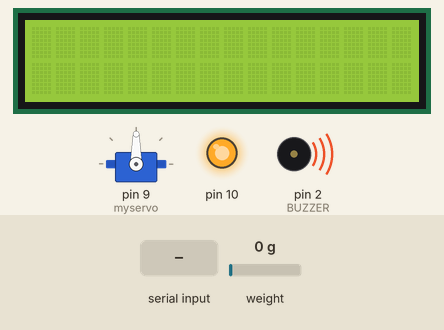
Bench run of a sketch on a simulated Arduino Uno, built with avr-gcc and run on an emulated ATmega328P. Shown: 16×2 character LCD, servo, output pins drawn as LEDs (lit = HIGH), buzzer (waves = sounding). The inputs (shaded band) are chosen by the test bench; at power-on: weight on the scale 0 g. What the sketch prints to the serial monitor is not drawn.

Above: at 3.6 s.
3.7 s: "a" received over Serial
At 5.8 s:
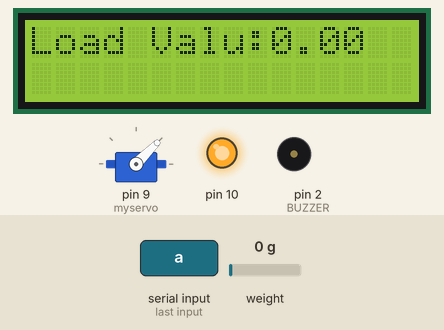
6.7 s: weight on the scale set to 133 g
At 7.2 s:
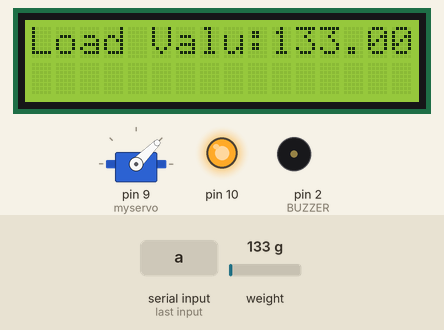
8.2 s: weight on the scale set to 161 g
At 9.8 s:
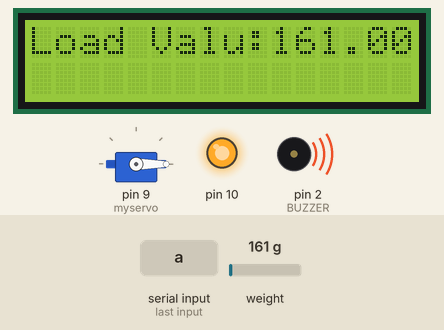
Timing chart, 0 to 11.3 s (numbered marks = the images above; inputs shaded):
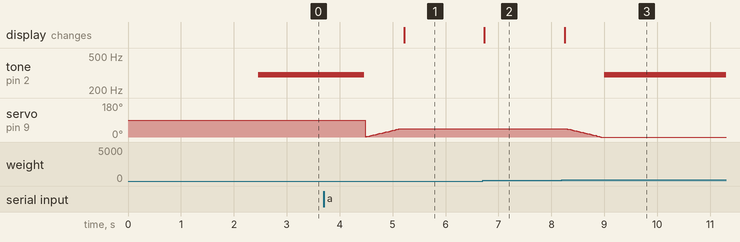

Measured:
- the behaviour switches between 150 and 151 g on weight on the scale (found by bisection; images 2 and 3)
- after the input at 3.7 s, tone on pin 2 (BUZZER): 300 Hz → silent after 0.77 s; the display: changes after 1.5 s (image 1)
- after the input at 6.7 s, the display: changes at once (image 2)
- after the input at 8.2 s, tone on pin 2 (BUZZER): silent → 300 Hz after 0.80 s; servo on pin 9 (myservo): moves from 45° to 0° over 0.66 s, starting after 0.07 s; the display: changes after 0.06 s (image 3)

The sketch:

servo_serial_testing.ino
```cpp
#include<Servo.h>
#include <SPI.h>
#include <HX711_ADC.h>
#include <EEPROM.h>
#include <Wire.h>
#include <LiquidCrystal_I2C.h>
#define open 45
#define close 0
const int HX711_dout = 4; //mcu > HX711 dout pin
const int HX711_sck = 5; //mcu > HX711 sck pin
#define BUZZER 2 //buzzer pin
LiquidCrystal_I2C lcd(0x27,16,2);
HX711_ADC LoadCell(HX711_dout, HX711_sck);
Servo myservo;
const int calVal_eepromAdress = 0;
unsigned long t = 0;
int val = 10;
char d;
int flag = 0;
int pos =0;
void setup() {
  // put your setup code here, to run once:
lcd.init();                      // initialize the lcd
lcd.backlight();
Serial.begin(9600);
SPI.begin();      // Initiate  SPI bus
pinMode(5,OUTPUT);
pinMode(BUZZER, OUTPUT);
noTone(BUZZER);
Serial.println();
myservo.attach(9);
//myservo.write(0);
LoadCell.begin();
  float calibrationValue; // calibration value (see example file "Calibration.ino")
  calibrationValue = 696.0; // uncomment this if you want to set the calibration value in the sketch
  #if defined(ESP8266)|| defined(ESP32)
  //EEPROM.begin(512); // uncomment this if you use ESP8266/ESP32 and want to fetch the calibration value from eeprom
  #endif
  EEPROM.get(calVal_eepromAdress, calibrationValue); // uncomment this if you want to fetch the calibration value from eeprom

  unsigned long stabilizingtime = 2000; // preciscion right after power-up can be improved by adding a few seconds of stabilizing time
  boolean _tare = true; //set this to false if you don't want tare to be performed in the next step
  LoadCell.start(stabilizingtime, _tare);
  if (LoadCell.getTareTimeoutFlag()) {
    Serial.println("Timeout, check MCU>HX711 wiring and pin designations");
    while (1);
  }
  else {
    LoadCell.setCalFactor(calibrationValue); // set calibration value (float)
    Serial.println("Startup is complete");
  }
}

void loop() {
  //flag = 0;
  //lcd.setCursor(0,0);
  // put your main code here, to run repeatedly:
if(Serial.available())
{
  d=Serial.read();
}
if(d=='a')
{
      //Serial.print(d);
      //delay(100);
      /*for(pos=0;pos<=90;pos+=5)
       {
        myServo.write(pos);
       delay(20);
       }*/
       //myservo.write(90);
       for (pos = close; pos <= open; pos ++)
       { // goes from 0 degrees to 180 degrees
            // in steps of 1 degree
            myservo.write(pos);              // tell servo to go to position in variable 'pos'
            delay(15);                       // waits 15ms for the servo to reach the position
       }
       delay(50);
       //myservo.detach();
       //delay(500);
       //myServo.attach(9);
       //tone(BUZZER, 500);
       while(1)
       {
            lcd.setCursor(0,0);
            static boolean newDataReady = 0;
            const int serialPrintInterval = 0;
            if (LoadCell.update()) newDataReady = true;
                Serial.println("in the loop");
            if (newDataReady)
             {
                if(millis() > t + serialPrintInterval)
                {
                    float i = LoadCell.getData();
                    lcd.print(String("Load Valu:")+i);
                    Serial.print("Load_cell output val: ");
                    Serial.println(i);
                    newDataReady = 0;
                    t = millis();
                    if(i>150)
                    {
                        flag = 1;
                        break;
                    }
                }
             }
             if(flag)
             {
                break;
             }
             delay(50);
       }
       /*for(pos=90;pos>=0;pos-=5)
       {
          myServo.write(pos);
          delay(20);
       }*/
       //myServo.write(0);
     // myservo.attach(9);
      //myservo.write(0);
      // close(myservo,pos);
//      for(int pos =0;pos<=180;pos++)
//      {
//        myservo.write(pos);
//        delay(20);
//      }
       for (int i= open; i >= close; i --)
       { // goes from 180 degrees to 0 degrees
              myservo.write(i);              // tell servo to go to position in variable 'pos'
              delay(15);                       // waits 15ms for the servo to reach the position
       }

//       myServo.detach();
        delay(50);
        // myServo.attach(9);
//       Serial.println("servo back to zero");
//       digitalWrite(LED_G, LOW);
       if (Serial.available() > 0)
       {
          char inByte = Serial.read();
          if (inByte == 't') LoadCell.tareNoDelay();
       }
       if (LoadCell.getTareStatus() == true)
       {
          Serial.println("Tare complete");
       }
}
else
{
    Serial.println(" Access denied");
//    digitalWrite(LED_R, HIGH);
    tone(BUZZER, 300);
    delay(1000);
//    digitalWrite(LED_R, LOW);
    noTone(BUZZER);
}
   d="";
}
//void close(Servo myservo,int pos)
//{
//  for(int pos=90;pos>=0;pos-=1)
//  {
//    myservo.write(pos);
//    delay(15);
//  }
//}
```
